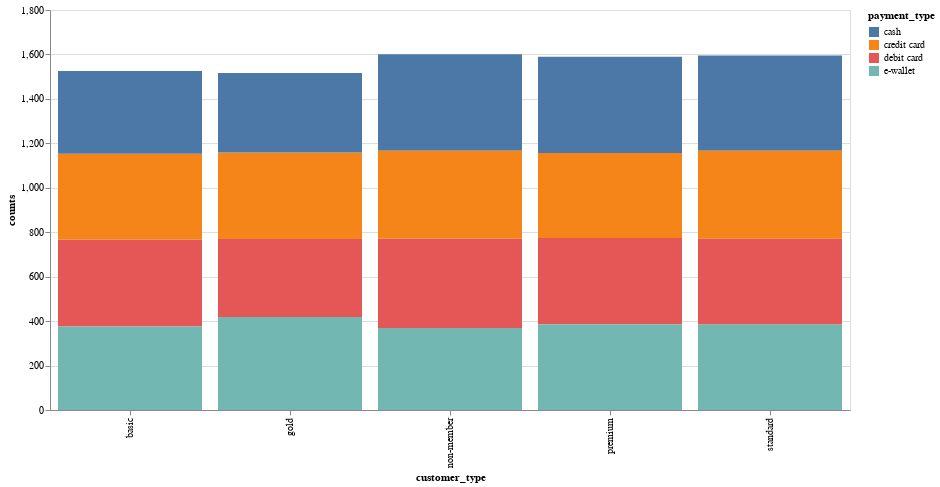

The notebook cell saved with this chart:
### Code cell
# prompt: Using dataframe df_grouped2: bar plot

import altair as alt
chart = alt.Chart(df_grouped2).mark_bar().encode(x='customer_type', y='counts', color='payment_type').properties(height=400, width=800)
chart

### Figure 1 — Vega-Lite specification as saved in the notebook (floating-point values rounded to 4 significant figures)
{"config": {"view": {"continuousWidth": 400, "continuousHeight": 300}}, "data": {"name": "data-54c3db72b9a37b3ffaf14188f01f5d8e"}, "mark": "bar", "encoding": {"color": {"field": "payment_type", "type": "nominal"}, "x": {"field": "customer_type", "type": "nominal"}, "y": {"field": "counts", "type": "quantitative"}}, "height": 400, "width": 800, "$schema": "https://vega.github.io/schema/vega-lite/v4.17.0.json", "datasets": {"data-54c3db72b9a37b3ffaf14188f01f5d8e": [{"customer_type": "basic", "payment_type": "debit card", "counts": 391}, {"customer_type": "basic", "payment_type": "credit card", "counts": 386}, {"customer_type": "basic", "payment_type": "e-wallet", "counts": 376}, {"customer_type": "basic", "payment_type": "cash", "counts": 373}, {"customer_type": "gold", "payment_type": "e-wallet", "counts": 418}, {"customer_type": "gold", "payment_type": "credit card", "counts": 389}, {"customer_type": "gold", "payment_type": "cash", "counts": 358}, {"customer_type": "gold", "payment_type": "debit card", "counts": 352}, {"customer_type": "non-member", "payment_type": "cash", "counts": 434}, {"customer_type": "non-member", "payment_type": "debit card", "counts": 402}, {"customer_type": "non-member", "payment_type": "credit card", "counts": 396}, {"customer_type": "non-member", "payment_type": "e-wallet", "counts": 369}, {"customer_type": "premium", "payment_type": "cash", "counts": 434}, {"customer_type": "premium", "payment_type": "debit card", "counts": 388}, {"customer_type": "premium", "payment_type": "e-wallet", "counts": 386}, {"customer_type": "premium", "payment_type": "credit card", "counts": 382}, {"customer_type": "standard", "payment_type": "cash", "counts": 428}, {"customer_type": "standard", "payment_type": "credit card", "counts": 396}, {"customer_type": "standard", "payment_type": "e-wallet", "counts": 386}, {"customer_type": "standard", "payment_type": "debit card", "counts": 385}]}}
